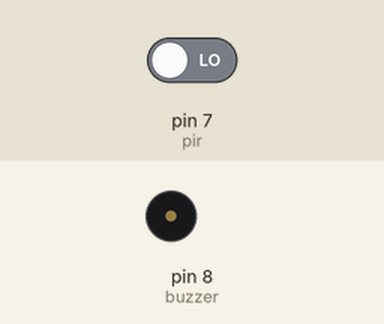
A sketch run on a simulated Arduino Uno, built with avr-gcc and run on an emulated ATmega328P. On the bench: buzzer (waves = sounding, pin HIGH). The test bench sets the inputs (shaded band); at power-on: pin 7 (pir) LOW.

Above: at 1.2 s.
1.3 s: pin 7 (pir) driven HIGH
At 2.1 s:
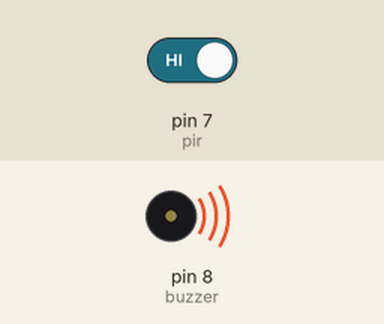
2.8 s: pin 7 (pir) driven LOW
At 3.3 s:
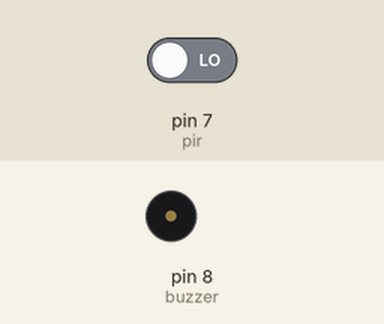
Timing chart, 0 to 5.8 s (numbered marks = the images above; inputs shaded):
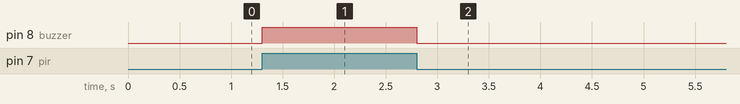

Measured:
- after the input at 1.3 s, pin 8 (buzzer): LOW → HIGH at once
- after the input at 2.8 s, pin 8 (buzzer): HIGH → LOW at once

The sketch:

pirtest.ino
```cpp
int pir =7;
int buzzer = 8;
int state;
void setup() {
  pinMode(pir, INPUT);
  pinMode(buzzer, OUTPUT);
}

void loop() {
  state = digitalRead(pir);
  digitalWrite(buzzer, state);
}
```
